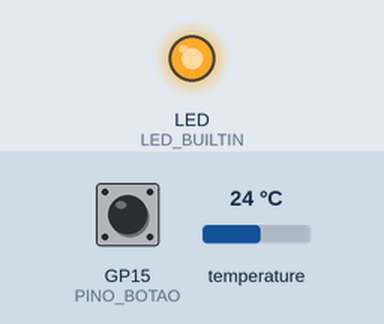
This program was run on a simulated Raspberry Pi Pico W. Shown: output pins drawn as LEDs (lit = HIGH). Inputs (shaded band) come from the test bench; at power-on: GP15 (PINO_BOTAO) HIGH, temperature 24 °C. WiFi joins after 1.5 s; servers stay silent unless stated; uploads are accepted with an empty reply.

Above: at 2.7 s.
At 6.2 s:
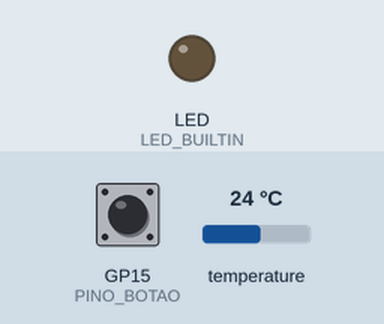
Timing chart, 0 to 10.4 s (numbered marks = the images above):
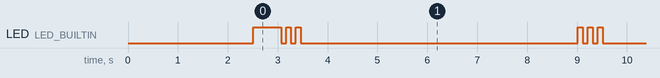

The program:

main.cpp
```cpp
#include <Arduino.h>
#include <WiFi.h>
#include <HTTPClient.h>
#include <ArduinoJson.h>

const char* WIFI_SSID      = "Wokwi-GUEST";
const char* WIFI_PASSWORD  = "";
const char* BACKEND_URL    = "http://SEU_IP:8080/telemetry";
const char* DEVICE_ID      = "pico-w-001";

const int   PINO_BOTAO        = 15;
const int   INTERVALO_LEITURA = 5000;
const int   MAX_RETRIES       = 3;
const int   RETRY_DELAY       = 2000;
const int   DEBOUNCE_MS       = 50;
const int   AMOSTRAS_ADC      = 5;

bool  ultimoEstadoBotao  = HIGH;
bool  estadoEstavel      = HIGH;
unsigned long ultimoDebounce = 0;

bool conectarWiFi();
bool garantirWiFi();
float lerTemperatura();
float lerPresenca();
String gerarTimestamp();
bool enviarTelemetria(const char* sensorType, const char* readingType, float value);

void setup() {
  Serial1.begin(115200);
  delay(1000);
  pinMode(PINO_BOTAO, INPUT_PULLUP);
  pinMode(LED_BUILTIN, OUTPUT);
  Serial1.println("==============================================");
  Serial1.println("[INIT] Firmware Raspberry Pi Pico W");
  Serial1.print("[INIT] Device ID : "); Serial1.println(DEVICE_ID);
  Serial1.print("[INIT] Backend   : "); Serial1.println(BACKEND_URL);
  Serial1.println("==============================================");
  conectarWiFi();
}

void loop() {
  garantirWiFi();

  float temp = lerTemperatura();
  enviarTelemetria("temperatura", "analog", temp);

  float presenca = lerPresenca();
  enviarTelemetria("presenca", "discrete", presenca);

  for (int i = 0; i < 3; i++) {
    digitalWrite(LED_BUILTIN, HIGH); delay(100);
    digitalWrite(LED_BUILTIN, LOW);  delay(100);
  }
  delay(INTERVALO_LEITURA);
}

bool conectarWiFi() {
  WiFi.begin(WIFI_SSID, WIFI_PASSWORD);
  Serial1.print("[WiFi] Conectando");
  int tentativas = 0;
  while (WiFi.status() != WL_CONNECTED && tentativas < 20) {
    digitalWrite(LED_BUILTIN, !digitalRead(LED_BUILTIN));
    delay(500);
    Serial1.print(".");
    tentativas++;
  }
  if (WiFi.status() == WL_CONNECTED) {
    digitalWrite(LED_BUILTIN, HIGH);
    Serial1.println("\n[WiFi] Conectado! IP: " + WiFi.localIP().toString());
    return true;
  }
  digitalWrite(LED_BUILTIN, LOW);
  Serial1.println("\n[WiFi] Falha ao conectar.");
  return false;
}

bool garantirWiFi() {
  if (WiFi.status() != WL_CONNECTED) {
    Serial1.println("[WiFi] Reconectando...");
    WiFi.disconnect();
    delay(1000);
    return conectarWiFi();
  }
  return true;
}

float lerTemperatura() {
  float soma = 0.0f;
  for (int i = 0; i < AMOSTRAS_ADC; i++) {
    soma += analogReadTemp();
    delay(10);
  }
  float media = soma / AMOSTRAS_ADC;
  Serial1.print("[ADC] Temperatura: ");
  Serial1.print(media, 2);
  Serial1.println(" C");
  return media;
}

float lerPresenca() {
  bool leituraAtual = digitalRead(PINO_BOTAO);
  if (leituraAtual != ultimoEstadoBotao) {
    ultimoDebounce = millis();
  }
  if ((millis() - ultimoDebounce) > DEBOUNCE_MS) {
    if (leituraAtual != estadoEstavel) {
      estadoEstavel = leituraAtual;
    }
  }
  ultimoEstadoBotao = leituraAtual;
  float resultado = (estadoEstavel == LOW) ? 1.0f : 0.0f;
  Serial1.println("[GPIO] Presenca: " + String(resultado == 1.0f ? "PRESENTE" : "AUSENTE"));
  return resultado;
}

String gerarTimestamp() {
  unsigned long ms = millis();
  unsigned long s  = ms / 1000;
  unsigned long m  = s / 60;
  unsigned long h  = m / 60;
  char buf[25];
  snprintf(buf, sizeof(buf), "2026-01-01T%02lu:%02lu:%02luZ", h % 24, m % 60, s % 60);
  return String(buf);
}

bool enviarTelemetria(const char* sensorType, const char* readingType, float value) {
  JsonDocument doc;
  doc["device_id"]    = DEVICE_ID;
  doc["timestamp"]    = gerarTimestamp();
  doc["sensor_type"]  = sensorType;
  doc["reading_type"] = readingType;
  doc["value"]        = value;
  String payload;
  serializeJson(doc, payload);

  for (int tentativa = 0; tentativa < MAX_RETRIES; tentativa++) {
    HTTPClient http;
    http.begin(BACKEND_URL);
    http.addHeader("Content-Type", "application/json");
    int httpCode = http.POST(payload);
    if (httpCode >= 200 && httpCode < 300) {
      Serial1.println("[HTTP] OK status " + String(httpCode));
      http.end();
      return true;
    }
    Serial1.println("[HTTP] Erro: " + String(httpCode));
    http.end();
    if (tentativa < MAX_RETRIES - 1) delay(RETRY_DELAY);
  }
  Serial1.println("[HTTP] Falhou apos " + String(MAX_RETRIES) + " tentativas.");
  return false;
}
```

Measured:
- by itself, LED (LED_BUILTIN): repeats every 6.1 s: HIGH 0.10 s, LOW 0.10 s, HIGH 0.10 s, LOW 5.6 s, HIGH 0.10 s, LOW 0.10 s
